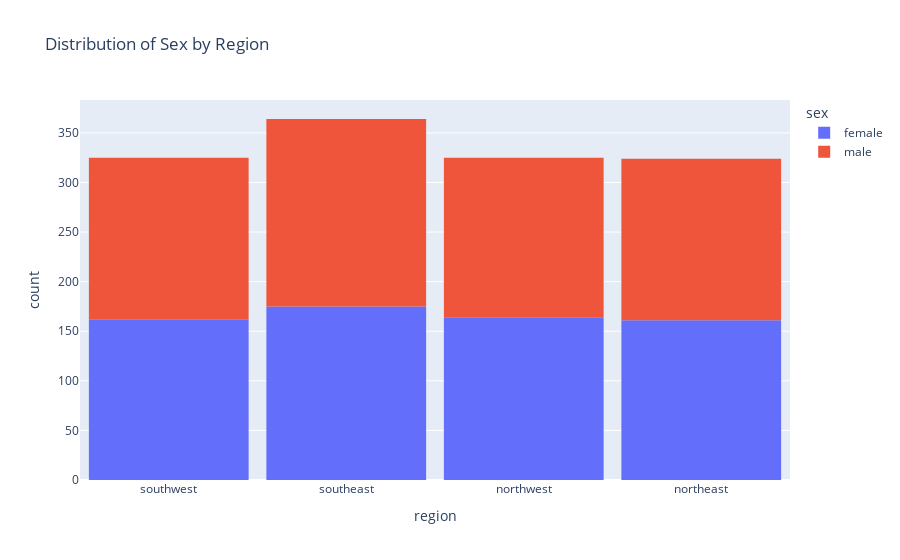

Source (notebook cell):
### Code cell
# distribution of se by region
fig = px.histogram(medical_df,
                   x='region',
                   color='sex',
                   title='Distribution of Sex by Region',)
fig.update_layout(bargap=0.1)
fig.show()

### Figure 1 — Plotly figure (JSON) as saved in the notebook; plotly's stock layout.template omitted (floating-point values rounded to 4 significant figures; data arrays with more than 128 entries replaced by an {"elided": "..."} marker saying what was removed)
{"data": [{"bingroup": "x", "hovertemplate": "sex=female<br>region=%{x}<br>count=%{y}<extra></extra>", "legendgroup": "female", "marker": {"color": "#636efa", "pattern": {"shape": ""}}, "name": "female", "orientation": "v", "showlegend": true, "type": "histogram", "x": {"elided": "662 str values"}, "xaxis": "x", "yaxis": "y"}, {"bingroup": "x", "hovertemplate": "sex=male<br>region=%{x}<br>count=%{y}<extra></extra>", "legendgroup": "male", "marker": {"color": "#EF553B", "pattern": {"shape": ""}}, "name": "male", "orientation": "v", "showlegend": true, "type": "histogram", "x": {"elided": "676 str values"}, "xaxis": "x", "yaxis": "y"}], "layout": {"bargap": 0.1, "barmode": "relative", "legend": {"title": {"text": "sex"}, "tracegroupgap": 0}, "title": {"text": "Distribution of Sex by Region"}, "xaxis": {"anchor": "y", "domain": [0, 1], "title": {"text": "region"}}, "yaxis": {"anchor": "x", "domain": [0, 1], "title": {"text": "count"}}}}
